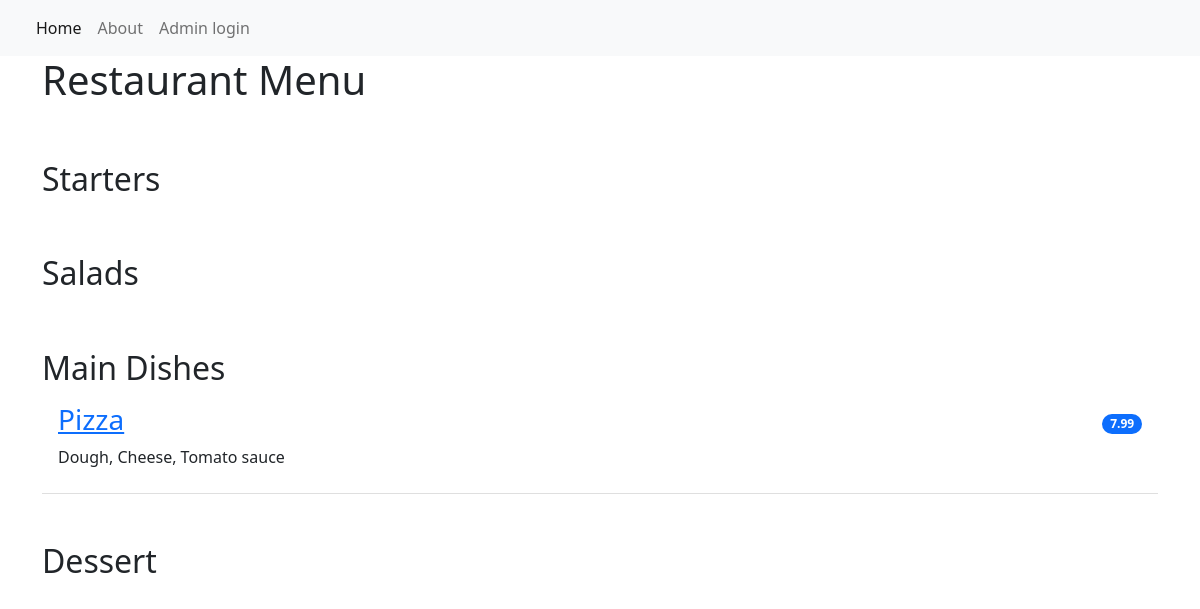
Before: / with the older database file.
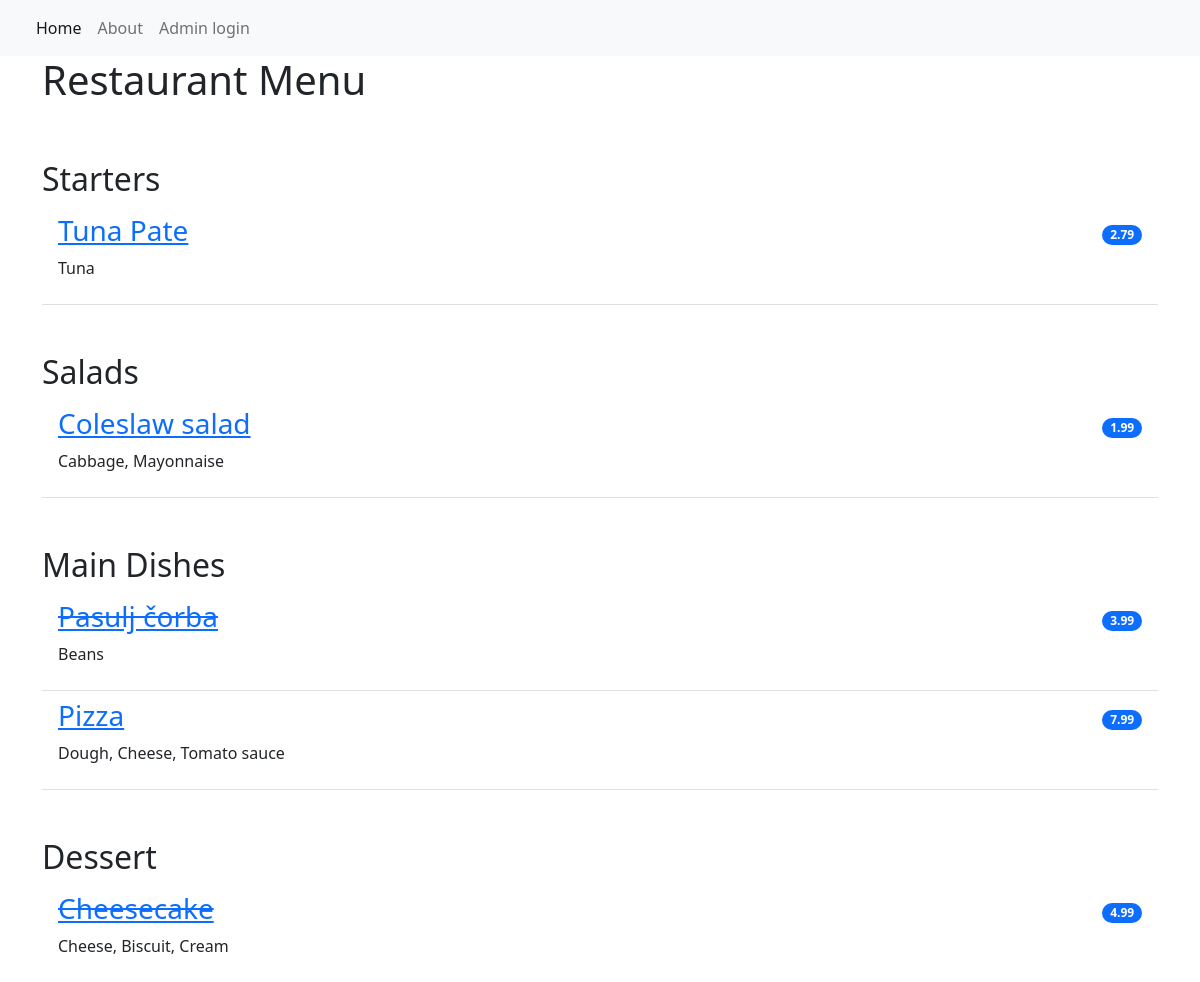
After: the same page with the newer database file.
### restaurant_menu/models.py (models this page shows, shortened)
class Item(models.Model):
    meal = models.CharField(max_length=1000, unique=True)
    description = models.CharField(max_length=2000)
    price = models.DecimalField(max_digits=10, decimal_places=2)
    meal_type = models.CharField(max_length=200, choices=MEAL_TYPE)
    author = models.ForeignKey(User, on_delete=models.PROTECT)
    status = models.IntegerField(choices=STATUS, default=0)
    date_created = models.DateTimeField(auto_now_add=True)
    date_updated = models.DateTimeField(auto_now=True)
    image = models.ImageField(upload_to='images/', max_length=100, default="default.jpg")

### restaurant_menu/views.py (the view)
# urls.py: path("", views.MenuList.as_view(), name="home"),
class MenuList(generic.ListView):
    queryset = Item.objects.order_by("-date_created")
    template_name = "index.html"
    def get_context_data(self, **kwargs):
        context = super().get_context_data(**kwargs)
        context["meals"] = MEAL_TYPE
        return context

### restaurant_menu/templates/index.html
{% extends 'base.html' %}
{% block content %}
<div class="container">
    <h1>Restaurant Menu</h1>
        <ul class="list-group list-group-flush">
            {% for meal in meals %}
                <h2 class="pt-5">{{ meal.1 }}</h2>
                    {% for row in item_list %}
                        {% if row.meal_type == meal.0%}
                            {% if row.status == 0%}
                            <li class="list-group-item d-flex justify-content-between align-items-center border-0 pb-0">
                                <a href="{%url 'menu_item' row.pk %}"><h3><del>{{ row.meal }}</del></h3></a>
                                <span class="badge bg-primary rounded-pill">{{row.price}}</span>
                            </li>
                            <li class="list-group-item pt-0">
                                <p>{{ row.description }}</p>
                            </li>
                            {% else %}
                            <li class="list-group-item d-flex justify-content-between align-items-center border-0 pb-0">
                                <a href="{%url 'menu_item' row.pk %}"><h3>{{ row.meal }}</h3></a>
                                <span class="badge bg-primary rounded-pill">{{row.price}}</span>
                            </li>
                             <li class="list-group-item pt-0">
                                <p>{{ row.description }}</p>
                             </li>
                            {%endif%}
                        {%endif%}
                    {%endfor%}
            {%endfor%}
        </ul>
</div>
{% endblock content%}

### restaurant_menu/templates/base.html (shortened to what this page needs)
<!DOCTYPE html>
<html lang="en">
    <head>
        <link href="https://cdn.jsdelivr.net/npm/bootstrap@5.2.0-beta1/dist/css/bootstrap.min.css" rel="stylesheet">
    </head>
    <body>
        <nav class="navbar navbar-expand-lg bg-light">
            <div class="container-fluid">
                <div class="collapse navbar-collapse" id="navbarNav">
                    <ul class="navbar-nav">
                         <li class="nav-item">
                            <a class="nav-link active" aria-current="page" href="{% url 'home' %}">Home</a>
                        </li>
                        <li class="nav-item">
                            <a class="nav-link" aria-current="page" href="{% url 'about' %}">About</a>
                        </li>
                        <li class="nav-item">
                            <a class="nav-link" aria-current="page" href="http://127.0.0.1:8000/admin">Admin login</a>
                        </li>
                    </ul>
                </div>
            </div>
        </nav>
        {% block content %}
        {% endblock content %}
    </body>
</html>

Changed rows visible on the page:
added Item: meal "Tuna Pate", price "2.79", description "Tuna", shown under "Starters"
added Item: meal "Coleslaw salad", price "1.99", description "Cabbage, Mayonnaise", shown under "Salads"
added Item: meal "Pasulj čorba", price "3.99", description "Beans", shown under "Main Dishes"
added Item: meal "Cheesecake", price "4.99", description "Cheese, Biscuit, Cream", shown under "Dessert"
